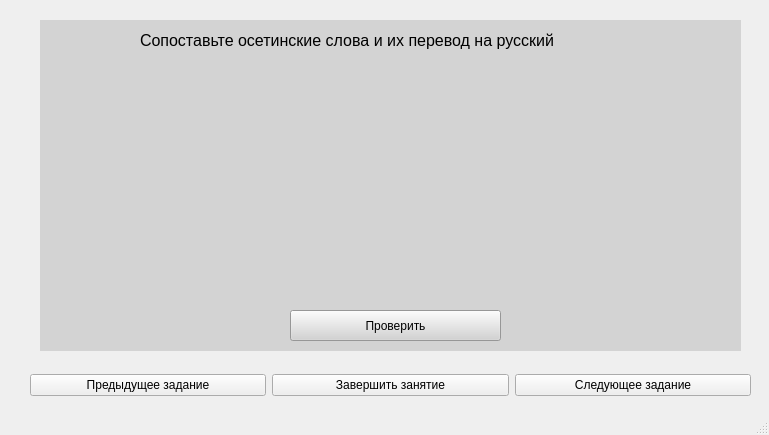
<?xml version="1.0" encoding="UTF-8"?>
<ui version="4.0">
 <class>LessonWindow</class>
 <widget class="QMainWindow" name="LessonWindow">
  <property name="geometry">
   <rect>
    <x>0</x>
    <y>0</y>
    <width>769</width>
    <height>435</height>
   </rect>
  </property>
  <property name="windowTitle">
   <string>MainWindow</string>
  </property>
  <widget class="QWidget" name="centralwidget">
   <widget class="QWidget" name="taskWidget" native="true">
    <property name="geometry">
     <rect>
      <x>40</x>
      <y>20</y>
      <width>701</width>
      <height>331</height>
     </rect>
    </property>
    <property name="autoFillBackground">
     <bool>false</bool>
    </property>
    <property name="styleSheet">
     <string notr="true">background-color: rgb(211, 211, 211);</string>
    </property>
    <widget class="QLabel" name="label">
     <property name="geometry">
      <rect>
       <x>100</x>
       <y>10</y>
       <width>521</width>
       <height>21</height>
      </rect>
     </property>
     <property name="font">
      <font>
       <pointsize>12</pointsize>
      </font>
     </property>
     <property name="text">
      <string>Сопоставьте осетинские слова и их перевод на русский</string>
     </property>
    </widget>
    <widget class="QWidget" name="layoutWidget">
     <property name="geometry">
      <rect>
       <x>40</x>
       <y>40</y>
       <width>631</width>
       <height>31</height>
      </rect>
     </property>
     <layout class="QHBoxLayout" name="horizontalLayout">
      <item>
       <layout class="QVBoxLayout" name="ironsWordsLayout">
        <item>
         <widget class="QLabel" name="label_2">
          <property name="text">
           <string>TextLabel</string>
          </property>
         </widget>
        </item>
       </layout>
      </item>
      <item>
       <spacer name="horizontalSpacer">
        <property name="orientation">
         <enum>Qt::Horizontal</enum>
        </property>
        <property name="sizeType">
         <enum>QSizePolicy::Fixed</enum>
        </property>
        <property name="sizeHint" stdset="0">
         <size>
          <width>100</width>
          <height>20</height>
         </size>
        </property>
       </spacer>
      </item>
      <item>
       <layout class="QVBoxLayout" name="russianWordsLayout">
        <item>
         <widget class="QComboBox" name="comboBox"/>
        </item>
       </layout>
      </item>
     </layout>
    </widget>
    <widget class="QWidget" name="verticalLayoutWidget">
     <property name="geometry">
      <rect>
       <x>40</x>
       <y>40</y>
       <width>631</width>
       <height>241</height>
      </rect>
     </property>
     <layout class="QVBoxLayout" name="allWordsVerticalLayout"/>
    </widget>
    <widget class="QPushButton" name="getResButton">
     <property name="geometry">
      <rect>
       <x>250</x>
       <y>290</y>
       <width>211</width>
       <height>31</height>
      </rect>
     </property>
     <property name="text">
      <string>Проверить</string>
     </property>
    </widget>
   </widget>
   <widget class="QWidget" name="">
    <property name="geometry">
     <rect>
      <x>30</x>
      <y>370</y>
      <width>721</width>
      <height>30</height>
     </rect>
    </property>
    <layout class="QHBoxLayout" name="horizontalLayout_2">
     <item>
      <widget class="QPushButton" name="prevTaskButton">
       <property name="text">
        <string>Предыдущее задание</string>
       </property>
      </widget>
     </item>
     <item>
      <widget class="QPushButton" name="stopLessonButton">
       <property name="text">
        <string>Завершить занятие</string>
       </property>
      </widget>
     </item>
     <item>
      <widget class="QPushButton" name="nextTaskButton">
       <property name="text">
        <string>Следующее задание</string>
       </property>
      </widget>
     </item>
    </layout>
   </widget>
  </widget>
  <widget class="QStatusBar" name="statusbar"/>
 </widget>
 <resources/>
 <connections/>
</ui>
